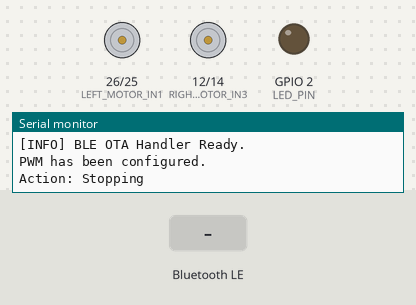
Bench run of a sketch on a simulated ESP32. Parts: motor-driver pin pairs drawn as motors (green arrow = first pin HIGH = forward, orange = second pin HIGH = backward, longer = more drive, scaled by the enable pin), output pins drawn as LEDs (lit = HIGH), the last lines printed to the serial monitor. The test bench sets the inputs (shaded band). Nothing arrives over Bluetooth unless stated; a phone connects over Bluetooth LE 3 s after start.

Above: at 1.2 s.
1.3 s: Bluetooth LE write "UP" received
At 2.9 s:
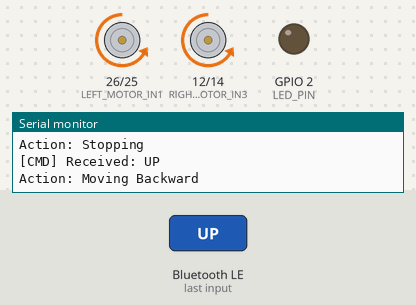
3.2 s: Bluetooth LE write "SPEED_" received
At 3.35 s:
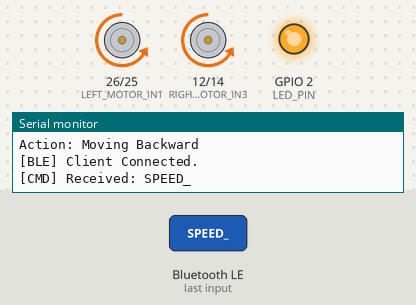
4.9 s: Bluetooth LE write "DOWN" received
At 5.6 s:
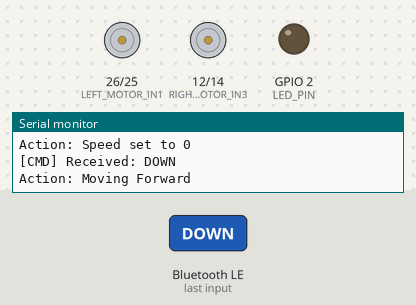
6.8 s: Bluetooth LE write "LEFT" received
At 6.95 s:
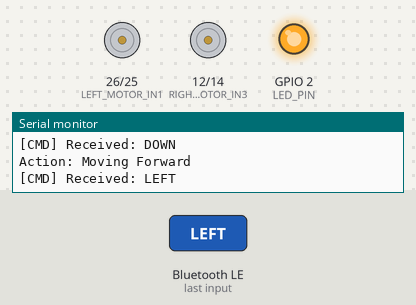
8.7 s: Bluetooth LE write "RIGHT" received
At 9.7 s:
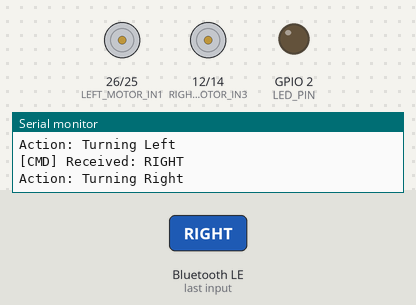
10.6 s: Bluetooth LE write "STOP" received
At 10.75 s:
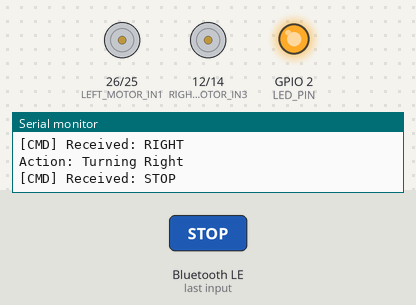
Timing chart, 0 to 13.3 s (numbered marks = the images above; inputs shaded):
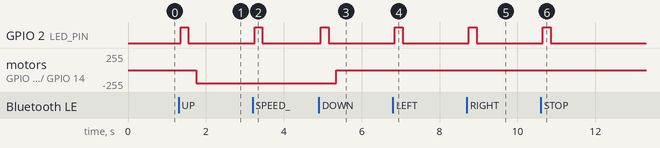

The sketch:

update_1.ino
```cpp
// This is the new code you want to run on your ESP32.
// It will make the built-in LED blink.

// Define the pin for the built-in LED (usually GPIO 2 on most ESP32 boards)

#include <Arduino.h>
#include "BLEOtaHandler.h"
#include "CommandHandler.h"
#include <Update.h>

BLEOtaHandler otaHandler;
CommandHandler commandHandler;


// --- Main Setup Function ---
void setup() {
  Serial.begin(115200);
  commandHandler.begin();
  otaHandler.begin("good");
  otaHandler.setCommandHandler(&commandHandler);


  setup_1();
}


// --- Main Loop ---
void loop() {
  // The loop can be empty. All work is done in the BLE callbacks.
  // A small delay can help the ESP32 yield to other tasks if needed.
  loop_1();
}

// --- Motor Speed Control Pins (PWM) ---
#define LEFT_MOTOR_ENABLE 13 // Connect to ENA on L298N
#define RIGHT_MOTOR_ENABLE 15 // Connect to ENB on L298N

// --- PWM Configuration ---
#define PWM_FREQUENCY 5000     // 5 kHz
#define PWM_CHANNEL_LEFT 0
#define PWM_CHANNEL_RIGHT 1
#define PWM_RESOLUTION 8       // 8-bit resolution (0-255)

int speed = 200;

#define LED_PIN 2
#define LEFT_MOTOR_IN1 26 // Connect to IN1 on L298N
#define LEFT_MOTOR_IN2 25 // Connect to IN2 on L298N

// --- Right Motor Direction Pins ---
#define RIGHT_MOTOR_IN3 12 // Connect to IN3 on L298N
#define RIGHT_MOTOR_IN4 14 // Connect to IN4 on L298N


void moveForward() {
  Serial.println("Action: Moving Forward");
  // Left Motor Forward
  digitalWrite(LEFT_MOTOR_IN1, HIGH);
  digitalWrite(LEFT_MOTOR_IN2, LOW);
  // Right Motor Forward
  digitalWrite(RIGHT_MOTOR_IN3, HIGH);
  digitalWrite(RIGHT_MOTOR_IN4, LOW);

   // Set speed
  ledcWrite(PWM_CHANNEL_LEFT, speed);
  ledcWrite(PWM_CHANNEL_RIGHT, speed);
}


void moveBackward() {
  Serial.println("Action: Moving Backward");
  // Left Motor Backward
  digitalWrite(LEFT_MOTOR_IN1, LOW);
  digitalWrite(LEFT_MOTOR_IN2, HIGH);
  // Right Motor Backward
  digitalWrite(RIGHT_MOTOR_IN3, LOW);
  digitalWrite(RIGHT_MOTOR_IN4, HIGH);

   // Set speed
  ledcWrite(PWM_CHANNEL_LEFT, speed);
  ledcWrite(PWM_CHANNEL_RIGHT, speed);
}

void turnLeft() {
  Serial.println("Action: Turning Left");
  // Left Motor Backward (to pivot)
  digitalWrite(LEFT_MOTOR_IN1, LOW);
  digitalWrite(LEFT_MOTOR_IN2, HIGH);
  // Right Motor Forward
  digitalWrite(RIGHT_MOTOR_IN3, HIGH);
  digitalWrite(RIGHT_MOTOR_IN4, LOW);

   // Set speed
  ledcWrite(PWM_CHANNEL_LEFT, speed);
  ledcWrite(PWM_CHANNEL_RIGHT, speed);
}

void turnRight() {
  Serial.println("Action: Turning Right");
  // Left Motor Forward
  digitalWrite(LEFT_MOTOR_IN1, HIGH);
  digitalWrite(LEFT_MOTOR_IN2, LOW);
  // Right Motor Backward (to pivot)
  digitalWrite(RIGHT_MOTOR_IN3, LOW);
  digitalWrite(RIGHT_MOTOR_IN4, HIGH);

   // Set speed
  ledcWrite(PWM_CHANNEL_LEFT, speed);
  ledcWrite(PWM_CHANNEL_RIGHT, speed);
}

void stopMotors() {
  Serial.println("Action: Stopping");
  // By setting both input pins to LOW, the motor driver stops the motors.
  digitalWrite(LEFT_MOTOR_IN1, LOW);
  digitalWrite(LEFT_MOTOR_IN2, LOW);
  digitalWrite(RIGHT_MOTOR_IN3, LOW);
  digitalWrite(RIGHT_MOTOR_IN4, LOW);

   // Set speed
  ledcWrite(PWM_CHANNEL_LEFT, 0);
  ledcWrite(PWM_CHANNEL_RIGHT, 0);
}

void setupPWM() {
  // Configure the PWM channels
  ledcSetup(PWM_CHANNEL_LEFT, PWM_FREQUENCY, PWM_RESOLUTION);
  ledcSetup(PWM_CHANNEL_RIGHT, PWM_FREQUENCY, PWM_RESOLUTION);

  // Attach the GPIO pins to the PWM channels
  ledcAttachPin(LEFT_MOTOR_ENABLE, PWM_CHANNEL_LEFT);
  ledcAttachPin(RIGHT_MOTOR_ENABLE, PWM_CHANNEL_RIGHT);

  Serial.println("PWM has been configured.");
}

void setup_1() {
  pinMode(LEFT_MOTOR_IN1, OUTPUT);
  pinMode(LEFT_MOTOR_IN2, OUTPUT);
  pinMode(RIGHT_MOTOR_IN3, OUTPUT);
  pinMode(RIGHT_MOTOR_IN4, OUTPUT);
  // Set the LED pin as an output
  pinMode(LED_PIN, OUTPUT);

  setupPWM();


  stopMotors();

}

void blinkLED(int times) {
  for (int i = 0; i < times; ++i) {
    digitalWrite(2, HIGH);
    delay(200);
    digitalWrite(2, LOW);
    delay(200);
  }
}

void loop_1() {

  if (commandHandler.hasNewCommand()) {
    String cmd = commandHandler.getLastCommand();
    Serial.println("[CMD] Received: " + cmd);
    blinkLED(1);

// Check if the command is for setting speed
    if (cmd.startsWith("SPEED_")) {
      // Extract the speed value from the command string
      String speedValue = cmd.substring(6);
      speed = speedValue.toInt();
      // Constrain the value to be within the valid PWM range (0-255)
      speed = constrain(speed, 0, 255);
      Serial.print("Action: Speed set to ");
      Serial.println(speed);
    }

     else if (cmd == "UP") {
      moveBackward();

    } else if (cmd == "DOWN") {
      moveForward();
    } else if (cmd == "LEFT") {
      turnLeft();
    } else if (cmd == "RIGHT") {
      turnRight();
    } else if (cmd=="STOP"){
      stopMotors();
    }


    }
  }
```

BLEOtaHandler.cpp
```cpp
#include "BLEOtaHandler.h"

#define SERVICE_UUID        "66443771-D481-49B0-BE32-8CE24AC0F09C"
#define CHARACTERISTIC_UUID "66443772-D481-49B0-BE32-8CE24AC0F09C"

BLEOtaHandler* BLEOtaHandler::instance = nullptr;

void BLEOtaHandler::begin(const char* deviceName) {
  instance = this;

  BLEDevice::init(deviceName);

  BLEServer *pServer = BLEDevice::createServer();
  pServer->setCallbacks(new MyServerCallbacks());

  BLEService *pService = pServer->createService(SERVICE_UUID);

  BLECharacteristic *pCharacteristic = pService->createCharacteristic(
    CHARACTERISTIC_UUID,
    BLECharacteristic::PROPERTY_READ |
    BLECharacteristic::PROPERTY_WRITE |
    BLECharacteristic::PROPERTY_WRITE_NR |
    BLECharacteristic::PROPERTY_NOTIFY
  );

  pCharacteristic->setCallbacks(new MyCallbacks());
  pCharacteristic->addDescriptor(new BLE2902());

  // --- Additional Characteristic for Commands ---
  BLECharacteristic *pCommandCharacteristic = pService->createCharacteristic(
    "66443773-D481-49B0-BE32-8CE24AC0F09C", // New UUID
    BLECharacteristic::PROPERTY_WRITE |
    BLECharacteristic::PROPERTY_WRITE_NR
  );

  pCommandCharacteristic->setCallbacks(new CommandCallbacks());


  pService->start();
  BLEAdvertising *pAdvertising = BLEDevice::getAdvertising();
  pAdvertising->addServiceUUID(SERVICE_UUID);
  BLEDevice::startAdvertising();

  Serial.println("[INFO] BLE OTA Handler Ready.");
}

// --- Server Callback Wrappers ---
void BLEOtaHandler::MyServerCallbacks::onConnect(BLEServer* pServer) {
  if (instance) instance->onClientConnect();
}
void BLEOtaHandler::MyServerCallbacks::onDisconnect(BLEServer* pServer) {
  if (instance) instance->onClientDisconnect();
}

// --- Characteristic Callback Wrapper ---
void BLEOtaHandler::MyCallbacks::onWrite(BLECharacteristic *pCharacteristic) {
  if (instance) instance->handleWrite(pCharacteristic);
}

// --- Logic Implementations ---
void BLEOtaHandler::onClientConnect() {
  Serial.println("[BLE] Client Connected.");
}

void BLEOtaHandler::onClientDisconnect() {
  if (otaInProgress) {
    Serial.println("[OTA] Error: Client disconnected. Aborting...");
    Update.end(false);
    otaInProgress = false;
  }
  Serial.println("[BLE] Client Disconnected. Re-advertising...");
  BLEDevice::startAdvertising();
}

void BLEOtaHandler::handleWrite(BLECharacteristic *pCharacteristic) {
  std::string value = pCharacteristic->getValue();
  const uint8_t* data = (const uint8_t*)value.c_str();
  size_t length = value.length();

  if (length == 0) return;

  if (!otaInProgress && length == 4 && memcmp(data, "OPEN", 4) == 0) {
    Serial.println("[OTA] Update started.");
    otaInProgress = true;
    otaFileSize = 0;
    otaReceived = 0;
    return;
  }

  if (otaInProgress) {
    if (otaFileSize == 0 && length == 4) {
      memcpy(&otaFileSize, data, 4);
      Serial.printf("[OTA] Update size: %u bytes.\n", otaFileSize);
      if (!Update.begin(UPDATE_SIZE_UNKNOWN)) {
        Serial.println("[OTA] ERROR: Not enough space.");
        otaInProgress = false;
      }
      return;
    }

    if (length == 4 && memcmp(data, "DONE", 4) == 0) {
      Serial.println("[OTA] Finalizing update...");
      if (otaReceived != otaFileSize) {
        Serial.printf("[OTA] ERROR: Size mismatch! (%u/%u)\n", otaReceived, otaFileSize);
        Update.end(false);
      } else if (Update.end(true)) {
        Serial.println("[OTA] Success. Rebooting...");
        ESP.restart();
      } else {
        Serial.println("[OTA] Finalize failed.");
        Update.printError(Serial);
      }
      otaInProgress = false;
      return;
    }

    if (otaReceived < otaFileSize) {
      if (Update.write((uint8_t*)data, length) > 0) {
        otaReceived += length;
        int progress = (otaReceived * 100) / otaFileSize;
        Serial.printf("[OTA] Progress: %d%%\r", progress);
      }
    }
  }
}

void BLEOtaHandler::setCommandHandler(CommandHandler* handler) {
  commandHandler = handler;
}

void CommandCallbacks::onWrite(BLECharacteristic* pChar) {
  std::string val = pChar->getValue();
  if (BLEOtaHandler::instance && BLEOtaHandler::instance->commandHandler) {
    BLEOtaHandler::instance->commandHandler->handleCommand(val);
  }
}
```

BLEOtaHandler.h
```cpp
#ifndef BLE_OTA_HANDLER_H
#define BLE_OTA_HANDLER_H

#include <Arduino.h>
#include <BLEDevice.h>
#include <BLEServer.h>
#include <BLEUtils.h>
#include <BLE2902.h>
#include <Update.h>
#include "CommandHandler.h"


class BLEOtaHandler {
  public:
    void begin(const char* deviceName);
    void setCommandHandler(CommandHandler* handler);
    static BLEOtaHandler* instance;
    CommandHandler* commandHandler = nullptr;


  private:
    bool otaInProgress = false;
    uint32_t otaFileSize = 0;
    uint32_t otaReceived = 0;


    class MyServerCallbacks : public BLEServerCallbacks {
      void onConnect(BLEServer* pServer);
      void onDisconnect(BLEServer* pServer);
    };

    class MyCallbacks : public BLECharacteristicCallbacks {
      void onWrite(BLECharacteristic *pCharacteristic);
    };

    void onClientConnect();
    void onClientDisconnect();
    void handleWrite(BLECharacteristic* pCharacteristic);

    // Friend classes to access private members
    friend class MyServerCallbacks;
    friend class MyCallbacks;
};

class CommandCallbacks : public BLECharacteristicCallbacks {
  public:
    void onWrite(BLECharacteristic* pChar) override;
};


#endif
```

CommandHandler.cpp
```cpp
#include "CommandHandler.h"

void CommandHandler::begin() {
  // Initialize if needed
}

void CommandHandler::handleCommand(const std::string& command) {
  lastCommand = String(command.c_str());
  newCommand = true;
}

String CommandHandler::getLastCommand() {
  newCommand = false;
  return lastCommand;
}

bool CommandHandler::hasNewCommand() {
  return newCommand;
}
```

CommandHandler.h
```cpp
#ifndef COMMAND_HANDLER_H
#define COMMAND_HANDLER_H

#include <Arduino.h>

class CommandHandler {
  public:
    void begin();
    void handleCommand(const std::string& command);
    String getLastCommand();
    bool hasNewCommand();

  private:
    String lastCommand = "";
    bool newCommand = false;
};

#endif
```

Measured:
- after the input at 1.3 s, GPIO 2 (LED_PIN): LOW → HIGH after 0.05 s, → LOW 0.20 s later; motor on GPIO 26 (LEFT_MOTOR_IN1) / GPIO 25 (LEFT_MOTOR_IN2), motor on GPIO 12 (RIGHT_MOTOR_IN3) / GPIO 14 (RIGHT_MOTOR_IN4): stopped → backward 199/255 after 0.45 s
- after the input at 3.2 s, GPIO 2 (LED_PIN): LOW → HIGH after 0.05 s, → LOW 0.20 s later
- after the input at 4.9 s, GPIO 2 (LED_PIN): LOW → HIGH after 0.05 s, → LOW 0.20 s later; motor on GPIO 26 (LEFT_MOTOR_IN1) / GPIO 25 (LEFT_MOTOR_IN2), motor on GPIO 12 (RIGHT_MOTOR_IN3) / GPIO 14 (RIGHT_MOTOR_IN4): backward 199/255 → stopped after 0.45 s
- after the input at 6.8 s, GPIO 2 (LED_PIN): LOW → HIGH after 0.05 s, → LOW 0.20 s later
- after the input at 8.7 s, GPIO 2 (LED_PIN): LOW → HIGH after 0.05 s, → LOW 0.20 s later
- after the input at 10.6 s, GPIO 2 (LED_PIN): LOW → HIGH after 0.05 s, → LOW 0.20 s later
